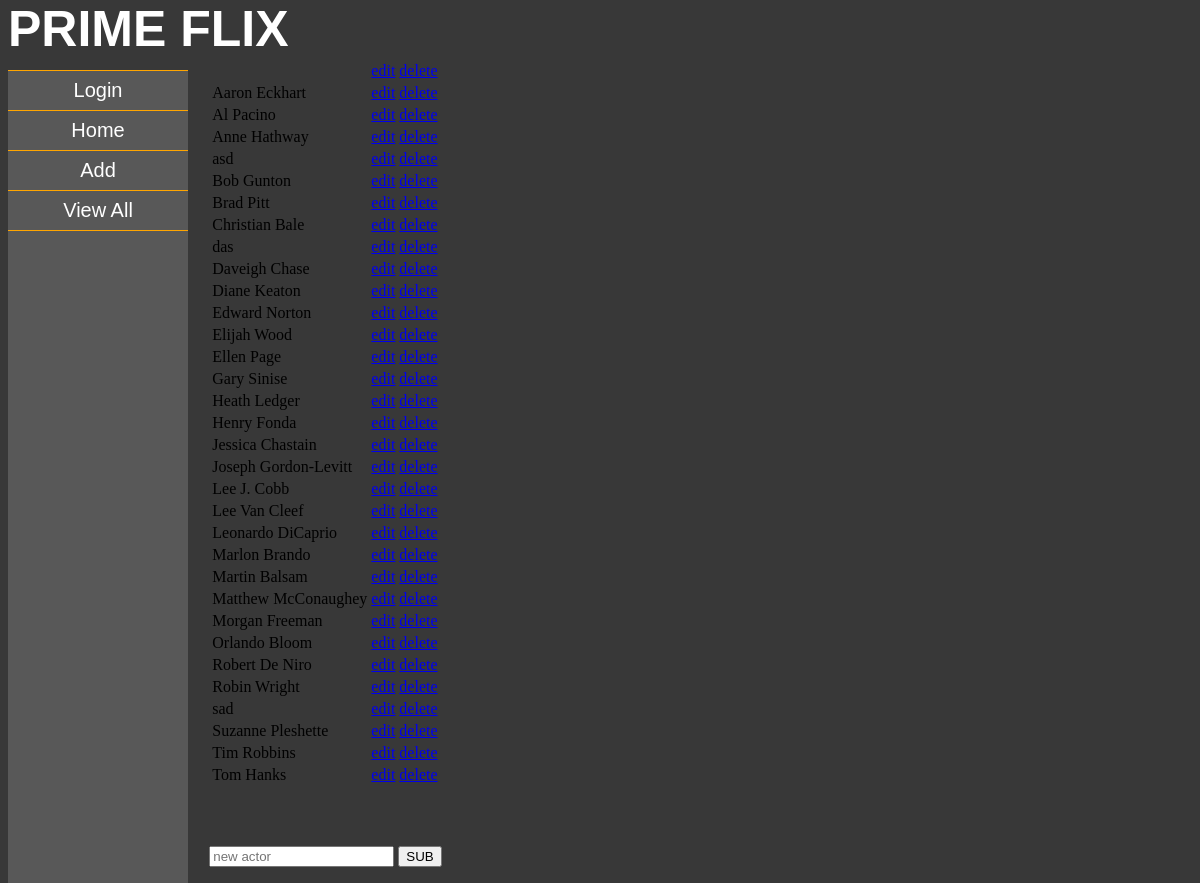
The app's page /viewactors.php with its own data.
### tables this page shows
CREATE TABLE `actors` (
  `aid` int(11) NOT NULL,
  `actorName` varchar(99) NOT NULL
);

### viewactors.php (the view, shortened to what this page needs)
<?php
	include_once("nav.php");
	$conn = new mysqli("localhost","root","","anotherone");
	$result=$conn->query("SELECT * FROM actors");
	echo "<table style=\"margin: 5% 17%\">";
	while($row=$result->fetch_assoc()){
		echo "<tr><td>".$row['actorName']."</td><td><a href = \"editactor.php?id=$row[aid]\">edit</a></td><td><a href = \"deleteactor.php?id=$row[aid]\">delete</a></td></tr>";
	}
	echo "</table>";
?>
<form method="post" style="margin-left: 17%">
<input type = "text" placeholder="new actor" name="newactor">
<button type="submit">SUB</button>
</form>

### records on screen
actors: actorName "Aaron Eckhart"
actors: actorName "Al Pacino"
actors: actorName "Anne Hathway"
actors: actorName "asd"
actors: actorName "Bob Gunton"
actors: actorName "Brad Pitt"
actors: actorName "Christian Bale"
actors: actorName "das"
actors: actorName "Daveigh Chase"
actors: actorName "Diane Keaton"
actors: actorName "Edward Norton"
actors: actorName "Elijah Wood"
actors: actorName "Ellen Page"
actors: actorName "Gary Sinise"
actors: actorName "Heath Ledger"
actors: actorName "Henry Fonda"
actors: actorName "Jessica Chastain"
actors: actorName "Joseph Gordon-Levitt"
actors: actorName "Lee J. Cobb"
actors: actorName "Lee Van Cleef"
actors: actorName "Leonardo DiCaprio"
actors: actorName "Marlon Brando"
actors: actorName "Martin Balsam"
actors: actorName "Matthew McConaughey"
actors: actorName "Morgan Freeman"
actors: actorName "Orlando Bloom"
actors: actorName "Robert De Niro"
actors: actorName "Robin Wright"
actors: actorName "sad"
actors: actorName "Suzanne Pleshette"
actors: actorName "Tim Robbins"
actors: actorName "Tom Hanks"
